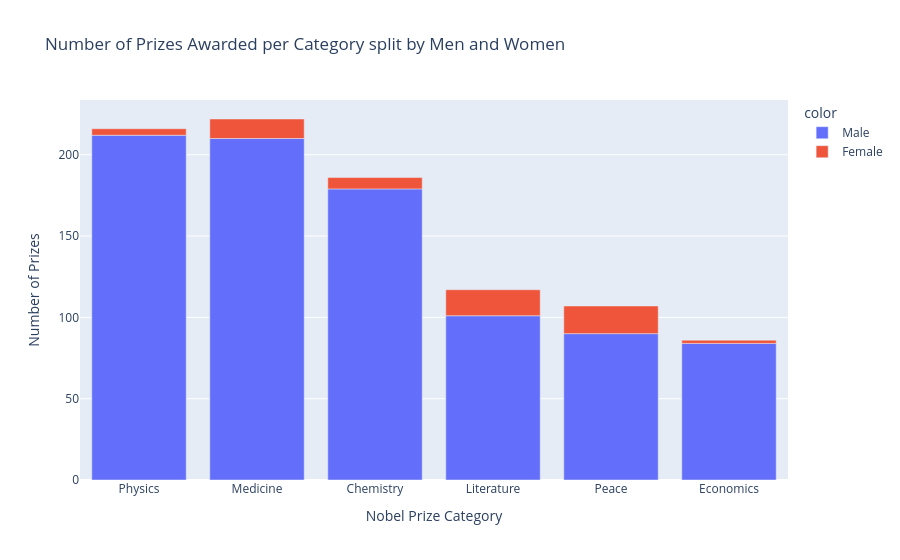

The notebook cell saved with this chart:
### Code cell
v_bar_split = px.bar(x=cat_men_women['category'], y=cat_men_women['prize'], color=cat_men_women['sex'], title='Number of Prizes Awarded per Category split by Men and Women')
v_bar_split.update_layout(xaxis_title='Nobel Prize Category', yaxis_title='Number of Prizes')
v_bar_split.show()

### Figure 1 — Plotly figure (JSON) as saved in the notebook; plotly's stock layout.template omitted (floating-point values rounded to 4 significant figures)
{"data": [{"hovertemplate": "color=Male<br>x=%{x}<br>y=%{y}<extra></extra>", "legendgroup": "Male", "marker": {"color": "#636efa", "pattern": {"shape": ""}}, "name": "Male", "orientation": "v", "showlegend": true, "textposition": "auto", "type": "bar", "x": ["Physics", "Medicine", "Chemistry", "Literature", "Peace", "Economics"], "xaxis": "x", "y": [212, 210, 179, 101, 90, 84], "yaxis": "y"}, {"hovertemplate": "color=Female<br>x=%{x}<br>y=%{y}<extra></extra>", "legendgroup": "Female", "marker": {"color": "#EF553B", "pattern": {"shape": ""}}, "name": "Female", "orientation": "v", "showlegend": true, "textposition": "auto", "type": "bar", "x": ["Peace", "Literature", "Medicine", "Chemistry", "Physics", "Economics"], "xaxis": "x", "y": [17, 16, 12, 7, 4, 2], "yaxis": "y"}], "layout": {"barmode": "relative", "legend": {"title": {"text": "color"}, "tracegroupgap": 0}, "title": {"text": "Number of Prizes Awarded per Category split by Men and Women"}, "xaxis": {"anchor": "y", "domain": [0, 1], "title": {"text": "Nobel Prize Category"}}, "yaxis": {"anchor": "x", "domain": [0, 1], "title": {"text": "Number of Prizes"}}}}
